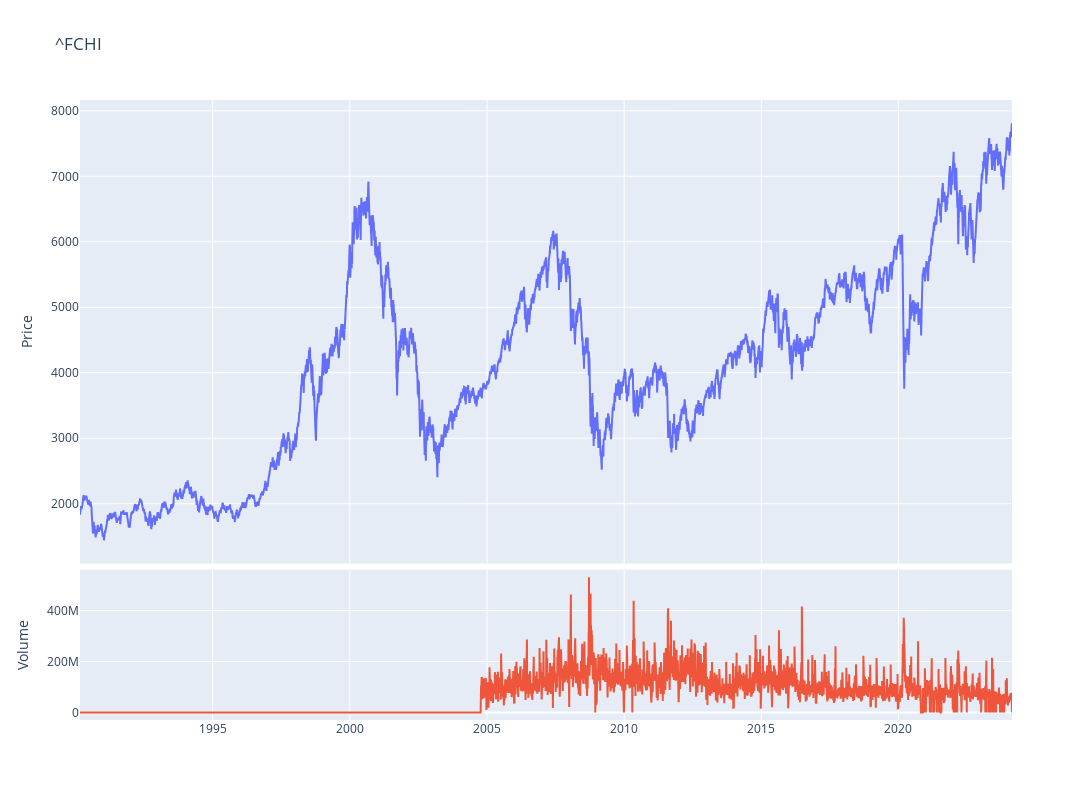

Write notebook code for a chart like this one.
### Code cell
fig = make_subplots(rows=4, cols=1,shared_xaxes=True,vertical_spacing=0.01,specs=[[{'rowspan':3,'colspan':1}],[None],[None],[{'rowspan':1,'colspan':1}]])

# Graph (1,1)
fig.add_trace(go.Scatter(x=stock_cac.index,y=stock_cac['Adj Close'],mode="lines",name=f"{ticker}"),row=1, col=1)
# Update xaxis properties
fig.update_yaxes(title_text="Price", row=1, col=1)

# Graph (4,1)
fig.add_trace(go.Scatter(x=stock_cac.index,y=stock_cac['Volume'],mode="lines",name='Volume'),row=4, col=1)
fig.update_yaxes(title_text="Volume", row=4, col=1)

fig.update_layout(height=800, width=1300,showlegend=False,title=f"{ticker}")

fig.show()

### Figure 1 — Plotly figure (JSON) as saved in the notebook; plotly's stock layout.template omitted (floating-point values rounded to 4 significant figures; data arrays with more than 128 entries replaced by an {"elided": "..."} marker saying what was removed)
{"data": [{"mode": "lines", "name": "^FCHI", "type": "scatter", "x": {"elided": "8627 str values"}, "xaxis": "x", "y": {"elided": "8627 float values"}, "yaxis": "y"}, {"mode": "lines", "name": "Volume", "type": "scatter", "x": {"elided": "8627 str values"}, "xaxis": "x2", "y": {"elided": "8627 int values"}, "yaxis": "y2"}], "layout": {"height": 800, "showlegend": false, "title": {"text": "^FCHI"}, "width": 1300, "xaxis": {"anchor": "y", "domain": [0, 1], "matches": "x2", "showticklabels": false}, "xaxis2": {"anchor": "y2", "domain": [0, 1]}, "yaxis": {"anchor": "x", "domain": [0.2525, 1], "title": {"text": "Price"}}, "yaxis2": {"anchor": "x2", "domain": [0, 0.2425], "title": {"text": "Volume"}}}}
